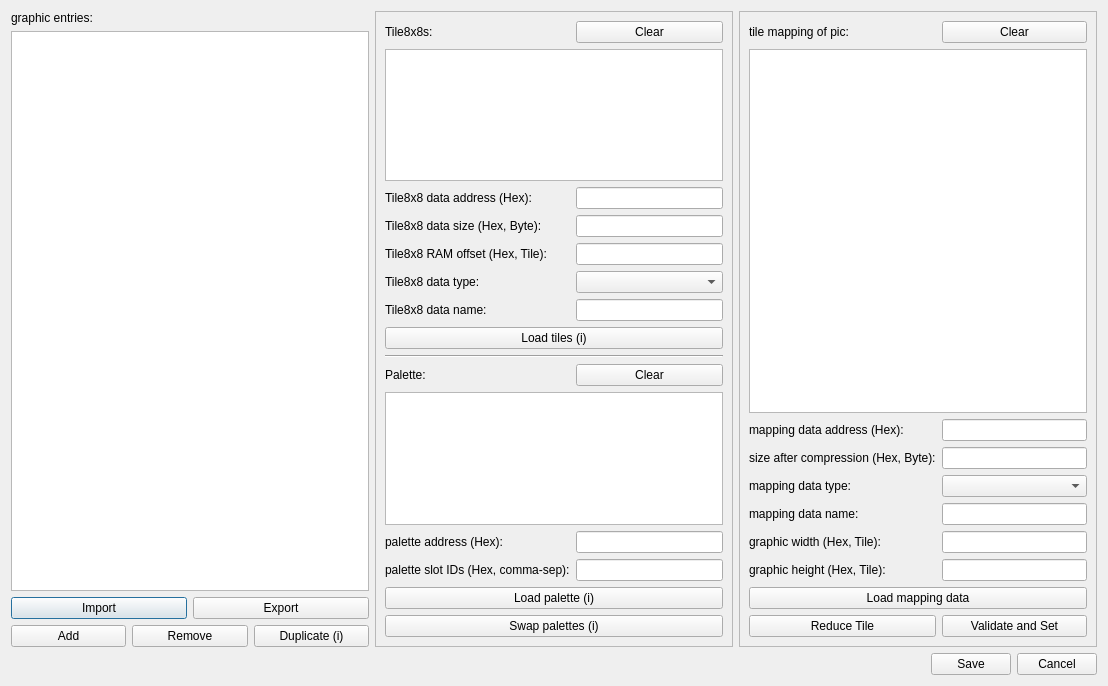
<?xml version="1.0" encoding="UTF-8"?>
<ui version="4.0">
 <class>GraphicManagerDialog</class>
 <widget class="QDialog" name="GraphicManagerDialog">
  <property name="geometry">
   <rect>
    <x>0</x>
    <y>0</y>
    <width>1108</width>
    <height>686</height>
   </rect>
  </property>
  <property name="windowTitle">
   <string>Graphic Manager</string>
  </property>
  <layout class="QVBoxLayout" name="verticalLayout">
   <item>
    <layout class="QHBoxLayout" name="horizontalLayout">
     <property name="leftMargin">
      <number>0</number>
     </property>
     <property name="rightMargin">
      <number>0</number>
     </property>
     <item>
      <layout class="QVBoxLayout" name="verticalLayout_2">
       <property name="bottomMargin">
        <number>0</number>
       </property>
       <item>
        <widget class="QLabel" name="label_assortedGraphicEntires">
         <property name="text">
          <string>graphic entries:</string>
         </property>
        </widget>
       </item>
       <item>
        <widget class="QListView" name="listView_RecordGraphicsList">
         <property name="editTriggers">
          <set>QAbstractItemView::EditTrigger::NoEditTriggers</set>
         </property>
         <property name="selectionMode">
          <enum>QAbstractItemView::SelectionMode::SingleSelection</enum>
         </property>
        </widget>
       </item>
       <item>
        <layout class="QHBoxLayout" name="horizontalLayout_4">
         <property name="bottomMargin">
          <number>0</number>
         </property>
         <item>
          <widget class="QPushButton" name="pushButton_ImportEntries">
           <property name="text">
            <string>Import</string>
           </property>
          </widget>
         </item>
         <item>
          <widget class="QPushButton" name="pushButton_ExportEntries">
           <property name="text">
            <string>Export</string>
           </property>
          </widget>
         </item>
        </layout>
       </item>
       <item>
        <layout class="QHBoxLayout" name="horizontalLayout_2">
         <property name="rightMargin">
          <number>0</number>
         </property>
         <property name="bottomMargin">
          <number>0</number>
         </property>
         <item>
          <widget class="QPushButton" name="pushButton_AddGraphicEntry">
           <property name="text">
            <string>Add</string>
           </property>
          </widget>
         </item>
         <item>
          <widget class="QPushButton" name="pushButton_RemoveGraphicEntries">
           <property name="text">
            <string>Remove</string>
           </property>
          </widget>
         </item>
         <item>
          <widget class="QPushButton" name="pushButton_duplicateCurrentEntry">
           <property name="toolTip">
            <string>&lt;html&gt;&lt;head/&gt;&lt;body&gt;&lt;p&gt;Duplicate the selected entry below itself.&lt;/p&gt;&lt;p&gt;The copy does not reference the data addresses of the source entry: its Tile8x8 data, palette data and mapping data are all saved as new chunks owned by the copy, even when the source entry uses vanilla ROM data. So the copy can always be modified later without changing the source entry or the vanilla ROM data.&lt;/p&gt;&lt;/body&gt;&lt;/html&gt;</string>
           </property>
           <property name="text">
            <string>Duplicate (i)</string>
           </property>
          </widget>
         </item>
        </layout>
       </item>
      </layout>
     </item>
     <item>
      <layout class="QVBoxLayout" name="verticalLayout_3">
       <property name="leftMargin">
        <number>0</number>
       </property>
       <item>
        <widget class="QScrollArea" name="scrollArea">
         <property name="widgetResizable">
          <bool>true</bool>
         </property>
         <widget class="QWidget" name="scrollAreaWidgetContents">
          <property name="geometry">
           <rect>
            <x>0</x>
            <y>0</y>
            <width>354</width>
            <height>631</height>
           </rect>
          </property>
          <layout class="QVBoxLayout" name="verticalLayout_4">
           <item>
            <layout class="QGridLayout" name="gridLayout">
             <property name="topMargin">
              <number>0</number>
             </property>
             <property name="bottomMargin">
              <number>0</number>
             </property>
             <item row="3" column="2">
              <widget class="QLineEdit" name="lineEdit_tileDataSizeInByte"/>
             </item>
             <item row="2" column="1">
              <widget class="QLabel" name="label_tileDataAddress">
               <property name="toolTip">
                <string>Assign an address here if you want to use vanilla tiles data from the ROM. or just leave it blank.</string>
               </property>
               <property name="text">
                <string>Tile8x8 data address (Hex):</string>
               </property>
              </widget>
             </item>
             <item row="14" column="1" colspan="2">
              <widget class="QPushButton" name="pushButton_ImportPaletteData">
               <property name="toolTip">
                <string>&lt;html&gt;&lt;head/&gt;&lt;body&gt;&lt;p&gt;Import from ROM with data address and slot IDs info.&lt;/p&gt;&lt;p&gt;Import from file(s) can import more than one palette into the current entry. But you need to do it one by one. Just keep the address box empty.&lt;/p&gt;&lt;/body&gt;&lt;/html&gt;</string>
               </property>
               <property name="text">
                <string>Load palette (i)</string>
               </property>
              </widget>
             </item>
             <item row="6" column="1">
              <widget class="QLabel" name="label_tileDataName">
               <property name="text">
                <string>Tile8x8 data name:</string>
               </property>
              </widget>
             </item>
             <item row="2" column="2">
              <widget class="QLineEdit" name="lineEdit_tileDataAddress"/>
             </item>
             <item row="4" column="1">
              <widget class="QLabel" name="label_tile8x8DataRAMOffset">
               <property name="text">
                <string>Tile8x8 RAM offset (Hex, Tile):</string>
               </property>
              </widget>
             </item>
             <item row="5" column="2">
              <widget class="QComboBox" name="comboBox_tileDataType"/>
             </item>
             <item row="3" column="1">
              <widget class="QLabel" name="label_tileDataSizeInByte">
               <property name="text">
                <string>Tile8x8 data size (Hex, Byte):</string>
               </property>
              </widget>
             </item>
             <item row="1" column="1" colspan="2">
              <widget class="QGraphicsView" name="graphicsView_tile8x8setData"/>
             </item>
             <item row="9" column="2">
              <widget class="QPushButton" name="pushButton_ClearPaletteData">
               <property name="text">
                <string>Clear</string>
               </property>
              </widget>
             </item>
             <item row="7" column="1" colspan="2">
              <widget class="QPushButton" name="pushButton_ImportTile8x8Data">
               <property name="toolTip">
                <string>&lt;html&gt;&lt;head/&gt;&lt;body&gt;&lt;p&gt;Import from ROM with data address, size, RAM offset and type.&lt;/p&gt;&lt;p&gt;Import from file(s) can stack more than one tile8x8 set into the current entry. But you need to do it one by one. Just keep the address box empty.&lt;/p&gt;&lt;/body&gt;&lt;/html&gt;</string>
               </property>
               <property name="text">
                <string>Load tiles (i)</string>
               </property>
              </widget>
             </item>
             <item row="4" column="2">
              <widget class="QLineEdit" name="lineEdit_tileDataRAMoffset"/>
             </item>
             <item row="0" column="2">
              <widget class="QPushButton" name="pushButton_ClearTile8x8Data">
               <property name="text">
                <string>Clear</string>
               </property>
              </widget>
             </item>
             <item row="10" column="1" colspan="2">
              <widget class="QGraphicsView" name="graphicsView_palettes"/>
             </item>
             <item row="9" column="1">
              <widget class="QLabel" name="label_palette">
               <property name="text">
                <string>Palette:</string>
               </property>
              </widget>
             </item>
             <item row="11" column="2">
              <widget class="QLineEdit" name="lineEdit_paletteAddress"/>
             </item>
             <item row="0" column="1">
              <widget class="QLabel" name="label_Tile8x8s">
               <property name="text">
                <string>Tile8x8s:</string>
               </property>
              </widget>
             </item>
             <item row="12" column="2">
              <widget class="QLineEdit" name="lineEdit_paletteNum"/>
             </item>
             <item row="11" column="1">
              <widget class="QLabel" name="label_paletteAddress">
               <property name="toolTip">
                <string>Assign an address here if you want to use vanilla palette data from the ROM. or just leave it blank.</string>
               </property>
               <property name="text">
                <string>palette address (Hex):</string>
               </property>
              </widget>
             </item>
             <item row="8" column="1" colspan="2">
              <widget class="Line" name="line">
               <property name="orientation">
                <enum>Qt::Orientation::Horizontal</enum>
               </property>
              </widget>
             </item>
             <item row="12" column="1">
              <widget class="QLabel" name="label_paletteNum">
               <property name="text">
                <string>palette slot IDs (Hex, comma-sep):</string>
               </property>
              </widget>
             </item>
             <item row="6" column="2">
              <widget class="QLineEdit" name="lineEdit_tileDataName"/>
             </item>
             <item row="5" column="1">
              <widget class="QLabel" name="label_tileDataType">
               <property name="text">
                <string>Tile8x8 data type:</string>
               </property>
              </widget>
             </item>
             <item row="15" column="1" colspan="2">
              <widget class="QPushButton" name="pushButton_SwapPalettes">
               <property name="toolTip">
                <string>&lt;html&gt;&lt;head/&gt;&lt;body&gt;&lt;p&gt;Swap 2 existing palettes, or swap a palette with an invalid one to reset the slot ID of one existing palette.&lt;/p&gt;&lt;/body&gt;&lt;/html&gt;</string>
               </property>
               <property name="text">
                <string>Swap palettes (i)</string>
               </property>
              </widget>
             </item>
            </layout>
           </item>
          </layout>
         </widget>
        </widget>
       </item>
      </layout>
     </item>
     <item>
      <widget class="QScrollArea" name="scrollArea_2">
       <property name="widgetResizable">
        <bool>true</bool>
       </property>
       <widget class="QWidget" name="scrollAreaWidgetContents_2">
        <property name="geometry">
         <rect>
          <x>0</x>
          <y>0</y>
          <width>357</width>
          <height>633</height>
         </rect>
        </property>
        <layout class="QVBoxLayout" name="verticalLayout_5">
         <item>
          <layout class="QGridLayout" name="gridLayout_2">
           <property name="rightMargin">
            <number>0</number>
           </property>
           <item row="18" column="1">
            <widget class="QPushButton" name="pushButton_validateAndSetMappingData">
             <property name="text">
              <string>Validate and Set</string>
             </property>
            </widget>
           </item>
           <item row="10" column="0">
            <widget class="QLabel" name="label_mappingDataAddress">
             <property name="toolTip">
              <string>Assign an address here if you want to use vanilla mapping data from the ROM. or just leave it blank.</string>
             </property>
             <property name="text">
              <string>mapping data address (Hex):</string>
             </property>
            </widget>
           </item>
           <item row="15" column="1">
            <widget class="QLineEdit" name="lineEdit_optionalGraphicHeight"/>
           </item>
           <item row="12" column="1">
            <widget class="QComboBox" name="comboBox_mappingDataType"/>
           </item>
           <item row="6" column="1">
            <widget class="QPushButton" name="pushButton_ClearMappingData">
             <property name="text">
              <string>Clear</string>
             </property>
            </widget>
           </item>
           <item row="11" column="1">
            <widget class="QLineEdit" name="lineEdit_mappingDataSizeInByte"/>
           </item>
           <item row="8" column="0" colspan="2">
            <widget class="QGraphicsView" name="graphicsView_mappingGraphic"/>
           </item>
           <item row="10" column="1">
            <widget class="QLineEdit" name="lineEdit_mappingDataAddress"/>
           </item>
           <item row="11" column="0">
            <widget class="QLabel" name="label_mappingDataSizeInByte">
             <property name="text">
              <string>size after compression (Hex, Byte):</string>
             </property>
            </widget>
           </item>
           <item row="14" column="1">
            <widget class="QLineEdit" name="lineEdit_optionalGraphicWidth"/>
           </item>
           <item row="13" column="1">
            <widget class="QLineEdit" name="lineEdit_mappingDataName"/>
           </item>
           <item row="13" column="0">
            <widget class="QLabel" name="label_mappingDataName">
             <property name="text">
              <string>mapping data name:</string>
             </property>
            </widget>
           </item>
           <item row="6" column="0">
            <widget class="QLabel" name="label_mapping">
             <property name="text">
              <string>tile mapping of pic:</string>
             </property>
            </widget>
           </item>
           <item row="15" column="0">
            <widget class="QLabel" name="label_optionalGraphicHeight">
             <property name="text">
              <string>graphic height (Hex, Tile):</string>
             </property>
            </widget>
           </item>
           <item row="14" column="0">
            <widget class="QLabel" name="label_optionalGraphicWidth">
             <property name="text">
              <string>graphic width (Hex, Tile):</string>
             </property>
            </widget>
           </item>
           <item row="12" column="0">
            <widget class="QLabel" name="label_mappingDataType">
             <property name="text">
              <string>mapping data type:</string>
             </property>
            </widget>
           </item>
           <item row="18" column="0">
            <widget class="QPushButton" name="pushButton_ReduceTiles">
             <property name="text">
              <string>Reduce Tile</string>
             </property>
            </widget>
           </item>
           <item row="16" column="0" colspan="2">
            <widget class="QPushButton" name="pushButton_ImportGraphic">
             <property name="toolTip">
              <string>Import from ROM or files</string>
             </property>
             <property name="text">
              <string>Load mapping data</string>
             </property>
            </widget>
           </item>
          </layout>
         </item>
        </layout>
       </widget>
      </widget>
     </item>
    </layout>
   </item>
   <item>
    <layout class="QHBoxLayout" name="horizontalLayout_3">
     <property name="topMargin">
      <number>0</number>
     </property>
     <item>
      <spacer name="horizontalSpacer">
       <property name="orientation">
        <enum>Qt::Orientation::Horizontal</enum>
       </property>
       <property name="sizeHint" stdset="0">
        <size>
         <width>40</width>
         <height>20</height>
        </size>
       </property>
      </spacer>
     </item>
     <item>
      <widget class="QPushButton" name="pushButton_saveAllGraphicEntries">
       <property name="text">
        <string>Save</string>
       </property>
      </widget>
     </item>
     <item>
      <widget class="QPushButton" name="pushButton_cancelEditing">
       <property name="text">
        <string>Cancel</string>
       </property>
      </widget>
     </item>
    </layout>
   </item>
  </layout>
 </widget>
 <resources/>
 <connections/>
</ui>
